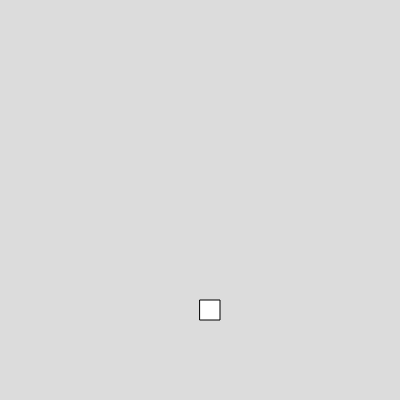
Frame 1 (no input)
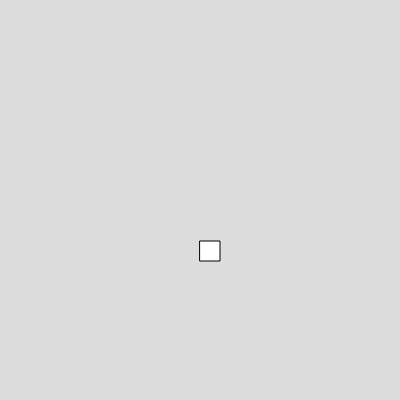
Frame 60 (no input)
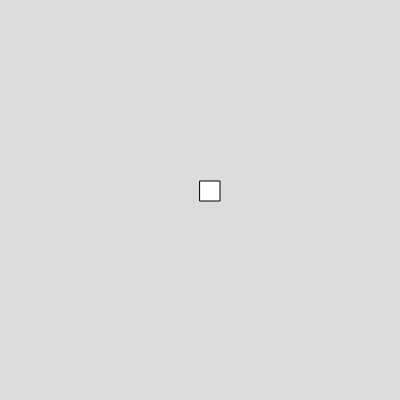
Frame 120 (the mouse pressed at the canvas centre since frame 60)

The p5.js sketch that drew these frames (run headless with seeded random() and noise() and a simulated clock; from frame 60 on, the mouse is pressed at the canvas centre):

// p5.js sketch
// ── sketch.js
var box1
function setup() 
{
  createCanvas(400, 400);
  box1=new Box(200,300,20,20,2,1)
}

function draw() 
{
  background(220);
box1.show()
box1.moveup()
}


// ── box.js
class Box
  {
    constructor(x,y,w,h,vx,vy)
    {
      this.x =x;
      this.y =y;
      this.w =w;
      this.h = h;
      this.vx = vx;
      this.vy = vy;
    }
    
    show()
    {
      rect(this.x,this.y,this.w,this.h)
    }
    
    move()
    {
      this.x = this.x+this.vx;
    }
moveup(){
  this.y=this.y-this.vy
}
  }

  
